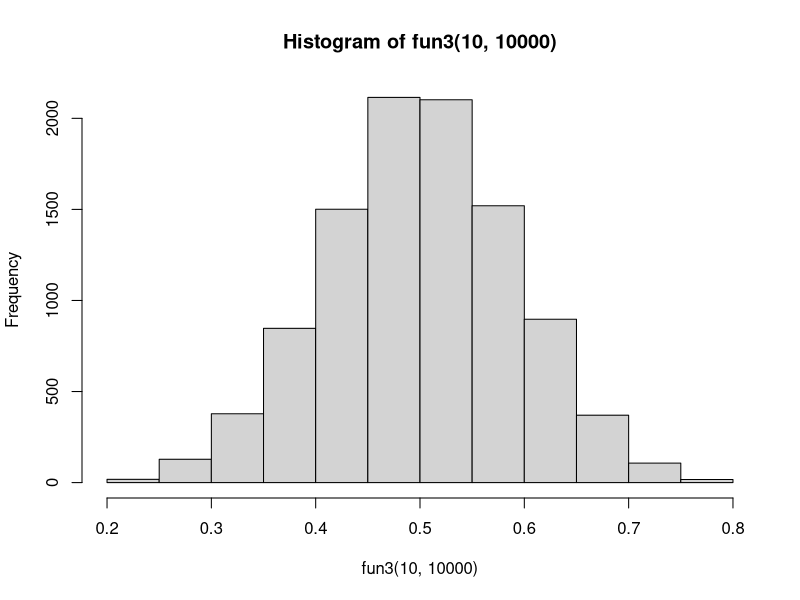
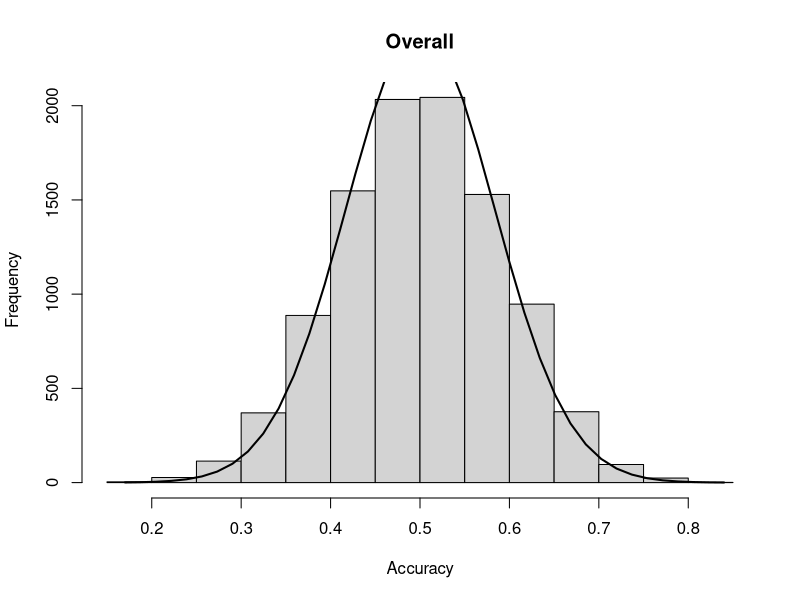

Write the R code that produced these figures, in order.
#1.a
list = list()
for (i in 1:50)
{
  list[[i]] = rt(10,5)
}

#1.b
list = list(1:20)

#1.c
set.seed(2014)
X <- matrix(rexp(200), 20, 10)

#1.d
apply(CO2, 2, is.numeric)

#2.a
data = data.frame(
  count = c(53,11,414,37,0,4,16,139),
  victim = rep(c("white","black"),each = 4),
  defendant = c("white","black"),
  cata = c("yes","yes","no","no")
  )

#2.b
aggregate(count ~ cata + defendant, sum,data = data)

#2.d
# The proportion of the death penalty for black and white are same which is the
#wrong, if we look at the victim race

#2.e
aggregate(count ~ victim + cata, sum,data = data)
# from this way we can see if the victim is white, the defendants are more to be 
# put into deeath penlty 

#2.f
# because there is a third factor affect the results of death penlty, if we 
#ignore the third factor, we will give a wrong conclusion

#3.a
fun1 = function(n,k)
{
  mean_value = numeric()
  for (i in 1:k)
  {
    mean_value[i] = mean(runif(n))
  }
  return(mean_value)
}

fun2 = function(n,k)
{
  return(replicate(k, mean(runif(n))))
}

fun3 = function(n,k)
{
  value = matrix(data = runif(n*k), nrow = k,ncol = n, byrow = T )
  return(rowMeans(value))
}

#3.b
system.time(fun1(100,3000))
system.time(fun2(100,3000))
system.time(fun3(100,3000))
# matrix is the fast one

#3.c
hist(fun3(10,10000))
# when n goes biger, distribution like normal

#3.d
g = fun3(10,10000)
h<-hist(g, col="lightgray", xlab="Accuracy", main="Overall") 
xfit<-seq(min(g),max(g),length=40) 
yfit<-dnorm(xfit,mean=mean(g),sd=1/12) 
yfit <- yfit*diff(h$mids[1:2])*length(g)
lines(xfit, yfit, col="black", lwd=2)

#4.a
CI = function(x)
{
  if (length(x) == 0)
    stop("input is None")
  if (length(x) == 1)
    warning("x only has one value")
  CI = numeric()
  mean_val = mean(x)
  sd_val = sd(x)
  CI[1] = mean_val - sd_val*qt(0.025,length(x)-1)
  CI[2] = mean_val + sd_val*qt(0.025,length(x)-1)
  return(CI)
}

#4.b
stand_nomral = function(n)
{
  if (n == 0)
    stop("input is None")
  if (n == 1)
    warning("x only has one value")
  matrix_val = matrix(rnorm(n*20), nrow = 20, ncol = n, byrow = T)
  mean_val = rowMeans(matrix_val)
  sd_val = apply(matrix_val,1,sd)
  lower = mean_val - sd_val*qt(0.025,n-1)
  upper = mean_val + sd_val*qt(0.025,n-1)
  return(list(lower,upper))
}

 




